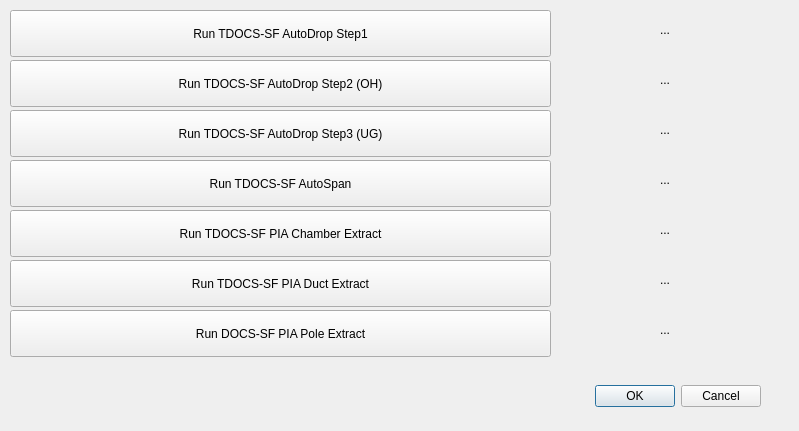
<?xml version="1.0" encoding="UTF-8"?>
<ui version="4.0">
 <author>SCD/Hazel</author>
 <class>TestDialogBase</class>
 <widget class="QDialog" name="TestDialogBase">
  <property name="geometry">
   <rect>
    <x>0</x>
    <y>0</y>
    <width>799</width>
    <height>431</height>
   </rect>
  </property>
  <property name="windowTitle">
   <string>Test</string>
  </property>
  <widget class="QDialogButtonBox" name="button_box">
   <property name="geometry">
    <rect>
     <x>420</x>
     <y>380</y>
     <width>341</width>
     <height>32</height>
    </rect>
   </property>
   <property name="orientation">
    <enum>Qt::Horizontal</enum>
   </property>
   <property name="standardButtons">
    <set>QDialogButtonBox::Cancel|QDialogButtonBox::Ok</set>
   </property>
  </widget>
  <widget class="QPushButton" name="btn_TDOCS_SF_AutoDrop_Step1">
   <property name="geometry">
    <rect>
     <x>10</x>
     <y>10</y>
     <width>541</width>
     <height>47</height>
    </rect>
   </property>
   <property name="text">
    <string>Run TDOCS-SF AutoDrop Step1</string>
   </property>
  </widget>
  <widget class="QPushButton" name="btn_TDOCS_SF_AutoDrop_Step2_OH">
   <property name="geometry">
    <rect>
     <x>10</x>
     <y>60</y>
     <width>541</width>
     <height>47</height>
    </rect>
   </property>
   <property name="text">
    <string>Run TDOCS-SF AutoDrop Step2 (OH)</string>
   </property>
  </widget>
  <widget class="QPushButton" name="btn_TDOCS_SF_AutoDrop_Step3_UG">
   <property name="geometry">
    <rect>
     <x>10</x>
     <y>110</y>
     <width>541</width>
     <height>47</height>
    </rect>
   </property>
   <property name="text">
    <string>Run TDOCS-SF AutoDrop Step3 (UG)</string>
   </property>
  </widget>
  <widget class="QPushButton" name="btn_TDOCS_SF_AutoSpan">
   <property name="geometry">
    <rect>
     <x>10</x>
     <y>160</y>
     <width>541</width>
     <height>47</height>
    </rect>
   </property>
   <property name="text">
    <string>Run TDOCS-SF AutoSpan</string>
   </property>
  </widget>
  <widget class="QPushButton" name="btn_TDOCS_SF_PIA_Chamber_Extract">
   <property name="geometry">
    <rect>
     <x>10</x>
     <y>210</y>
     <width>541</width>
     <height>47</height>
    </rect>
   </property>
   <property name="text">
    <string>Run TDOCS-SF PIA Chamber Extract</string>
   </property>
  </widget>
  <widget class="QPushButton" name="btn_TDOCS_SF_PIA_Duct_Extract">
   <property name="geometry">
    <rect>
     <x>10</x>
     <y>260</y>
     <width>541</width>
     <height>47</height>
    </rect>
   </property>
   <property name="text">
    <string>Run TDOCS-SF PIA Duct Extract</string>
   </property>
  </widget>
  <widget class="QPushButton" name="btn_TDOCS_SF_PIA_Pole_Extract">
   <property name="geometry">
    <rect>
     <x>10</x>
     <y>310</y>
     <width>541</width>
     <height>47</height>
    </rect>
   </property>
   <property name="text">
    <string>Run DOCS-SF PIA Pole Extract</string>
   </property>
  </widget>
  <widget class="QLabel" name="lab_TDOCS_SF_AutoDrop_Step1">
   <property name="geometry">
    <rect>
     <x>660</x>
     <y>10</y>
     <width>137</width>
     <height>39</height>
    </rect>
   </property>
   <property name="text">
    <string>...</string>
   </property>
  </widget>
  <widget class="QLabel" name="lab_TDCOS_SF_AutoDrop_Step2_OH">
   <property name="geometry">
    <rect>
     <x>660</x>
     <y>60</y>
     <width>137</width>
     <height>39</height>
    </rect>
   </property>
   <property name="text">
    <string>...</string>
   </property>
  </widget>
  <widget class="QLabel" name="lab_TDCOS_SF_AutoDrop_Step3_UG">
   <property name="geometry">
    <rect>
     <x>660</x>
     <y>110</y>
     <width>137</width>
     <height>39</height>
    </rect>
   </property>
   <property name="text">
    <string>...</string>
   </property>
  </widget>
  <widget class="QLabel" name="lab_TDCOS_SF_AutoSpan">
   <property name="geometry">
    <rect>
     <x>660</x>
     <y>160</y>
     <width>137</width>
     <height>39</height>
    </rect>
   </property>
   <property name="text">
    <string>...</string>
   </property>
  </widget>
  <widget class="QLabel" name="lab_TDCOS_SF_PIA_Chamber_Extract">
   <property name="geometry">
    <rect>
     <x>660</x>
     <y>210</y>
     <width>137</width>
     <height>39</height>
    </rect>
   </property>
   <property name="text">
    <string>...</string>
   </property>
  </widget>
  <widget class="QLabel" name="lab_TDCOS_SF_PIA_Duct_Extract">
   <property name="geometry">
    <rect>
     <x>660</x>
     <y>260</y>
     <width>137</width>
     <height>39</height>
    </rect>
   </property>
   <property name="text">
    <string>...</string>
   </property>
  </widget>
  <widget class="QLabel" name="lab_TDCOS_SF_Pole_Extract">
   <property name="geometry">
    <rect>
     <x>660</x>
     <y>310</y>
     <width>137</width>
     <height>39</height>
    </rect>
   </property>
   <property name="text">
    <string>...</string>
   </property>
  </widget>
 </widget>
 <resources/>
 <connections>
  <connection>
   <sender>button_box</sender>
   <signal>accepted()</signal>
   <receiver>TestDialogBase</receiver>
   <slot>accept()</slot>
   <hints>
    <hint type="sourcelabel">
     <x>20</x>
     <y>20</y>
    </hint>
    <hint type="destinationlabel">
     <x>20</x>
     <y>20</y>
    </hint>
   </hints>
  </connection>
  <connection>
   <sender>button_box</sender>
   <signal>rejected()</signal>
   <receiver>TestDialogBase</receiver>
   <slot>reject()</slot>
   <hints>
    <hint type="sourcelabel">
     <x>20</x>
     <y>20</y>
    </hint>
    <hint type="destinationlabel">
     <x>20</x>
     <y>20</y>
    </hint>
   </hints>
  </connection>
 </connections>
</ui>
